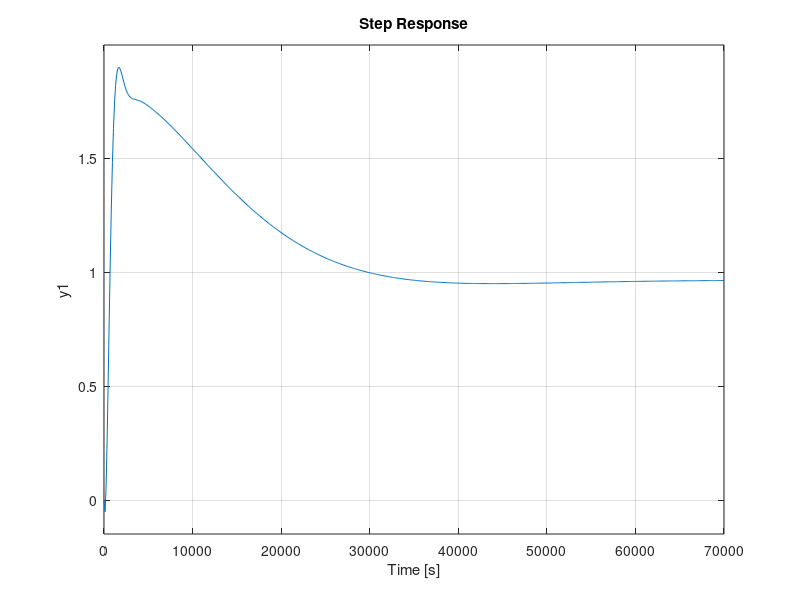
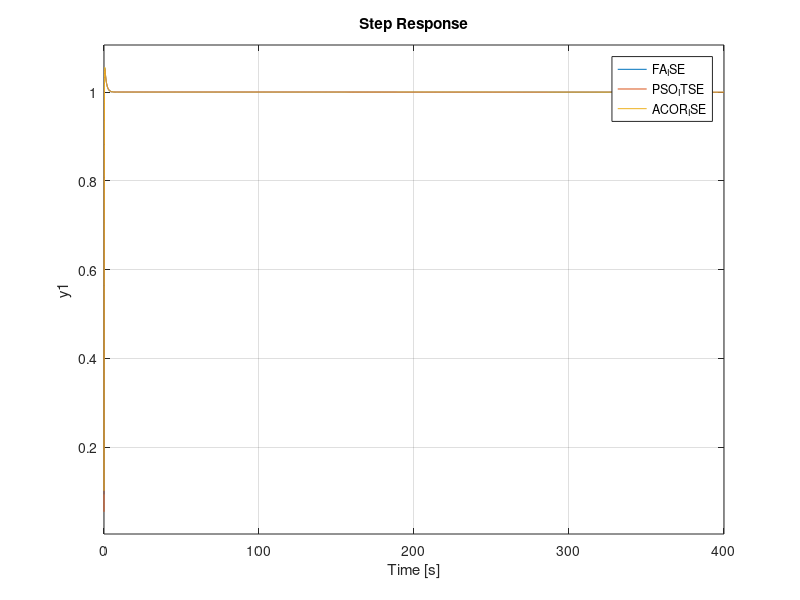

Recreate these plots in MATLAB, in order. (Note: this script raises an error after producing the figures.)
clc
clear all
close all
s=tf('s');

%Dynamic Modeling and Control of a sepic Converter
%interleaved
%plant=((-0.0001281*s^3)-(3.318*10^-7*s^2)+(1.934*10^-10*s)+(1.117*10^-14))/((s^4)+(0.002214*s^3)+(3.955*10^-7*s^2)+(2.269*10^-10*s)+(1.123*10^-14));
%CSEPIC
%plant=((0.001369*s^3)+(1.182*10^-5*s^2)+(3.972*10^-8*s)+(3.018*10^-11))/((s^4)+(0.007753*s^3)+(2.201*10^-5*s^2)+(4.588*10^-8*s)+(3.14*10^-11));

%num = [0.07883 15.39 47.93 -0.1056 0.004048 6.155e-07];
%den = [1.079  15.51 47.93 -0.1056 0.004048 6.155e-07];
%g=tf(num,den)

%BSEPIC
%plant =((0.03706*s^3)-(8.257*10^-5*s^2)+(3.128*10^-6*s)+(4.756*10^-10))/((s^4)+(0.1188*s^3)+(0.0002963*s^2)+(3.286*10^-06*s)+(4.919*10^-10))

%isepic
plant=(-(0.001328*s^3)+(1.21*10^-5*s^2)+(2.438*10^-09*s)+(9.775*10^-14))/((s^4)+(0.003659*s^3)+(7.64*10^-6*s^2)+(1.374*10^-9*s)+(1.013*10^-13));

%% Conventional PID parameters 
%CSEPIC
%kp=415.212
%ki=1294.1967
%kd= 2.127

%kp=415.212;
%ki=1294.1967;
%kd= 2.127;

kp=-7357.6859;
ki=-11950.1831;
kd= -61.2834;

cont=kp+(ki/s)+(kd*s);
z=(cont*plant);
Conventional=feedback(z,1)

%% IAE
%CSEPIC
%kp0= 3276.1
%ki0= 362.5098
%kd0=  37.5453

%BSEPIC
kp0=  827.5014
ki0=  209.9814
kd0=  2.9901
cont0=kp0+(ki0/s)+(kd0*s);
z0=cont0*plant;
IAE=feedback(z0,1)

%% ITAE
%CSEPIC
%kp1= 3656.5
%ki1=  1468.3
%kd1=  48.5017

%BSEPIC
kp1= 834.5021
ki1= 1444.5
kd1= 1.5396;

cont1=kp1+(ki1/s)+(kd1*s);
z1=cont1*plant;
ITAE=feedback(z1,1)


%% ISE
%CSEPIC
%kp2= 3546.8
%ki2=  388.7232
%kd2=  53.2183

%BSEPIC
kp2= -8976.3
ki2= -8118.9
kd2=  -77.6868
cont2=kp2+(ki2/s)+(kd2*s);
z2=cont2*plant;
FA_ISE=feedback(z2,1)


kp4= -8974.3
ki4= -8472.3
kd4=  -85.1738
cont4=kp4+(ki4/s)+(kd4*s);
z4=cont4*plant;
ACOR_ISE=feedback(z4,1)

%% ITSE
%CSEPIC
%kp3= 3495.1
%ki3= 354.2103
%kd3= 81.5848


%BSEPIC
kp3= -8898.1
ki3= -7556.3
kd3= -43.3105

cont3=kp3+(ki3/s)+(kd3*s);
z3=cont3*plant;
PSO_ITSE=feedback(z3,1)



%xlim([0 10])
figure
step(plant)
%figure
%step(Conventional)
%figure
%step(Conventional)
%figure
%step(IAE)
figure
%step(ISE)
figure
%step(ITSE)
figure
%step(ITAE)


%g= stepinfo(plant)
%[y,t]=step(ITAE)
%sserror=abs(1-y(end))
figure
step(FA_ISE,PSO_ITSE,ACOR_ISE)

stepinfo(Conventional)
stepinfo(IAE)
stepinfo(ISE)
stepinfo(ITAE)
stepinfo(ITSE)
stepinfo(plant)
%stepinfo(Conventional,IAE,ISE,ITSE,ITAE)


%step(ITAE)
%figure
%bode(plant)

%margin(plant)

%bode(Conventional)

%margin(Conventional)
%[GM PM Wpc Wqc]=margin(plant)
%figure
%pzmap(plant)
%figure
%pzmap(Conventional)
%figure
%pzmap(IAE)
%figure
%pzmap(ISE)
%figure
%pzmap(ITSE)
%figure
%pzmap(ITAE)
%figure
%rlocus(ISE)
%figure
%sgrid(0.75687,4.3478)
%[Kp, poles]=rlocfind(ISE)
%b=[0.1356 5.477 0.9903 0.008301 2.748e-05 2.079e-08]
%a=[1.136 5.485 0.9903 0.008301 2.748e-05 2.079e-08]
%[h,w]=freqz(a,b)
%figure
%subplot(2,1,1); 
%plot(w/pi,abs(h)); 
%subplot(2,1,2);
%plot(w/pi,angle(h)); 
%filename = 'BSEPIC.xlsx';
%xlswrite(filename,kp0,1,'A3');
%figure
%[z,p]=tf2zp(num,den)
%eig(plant)








